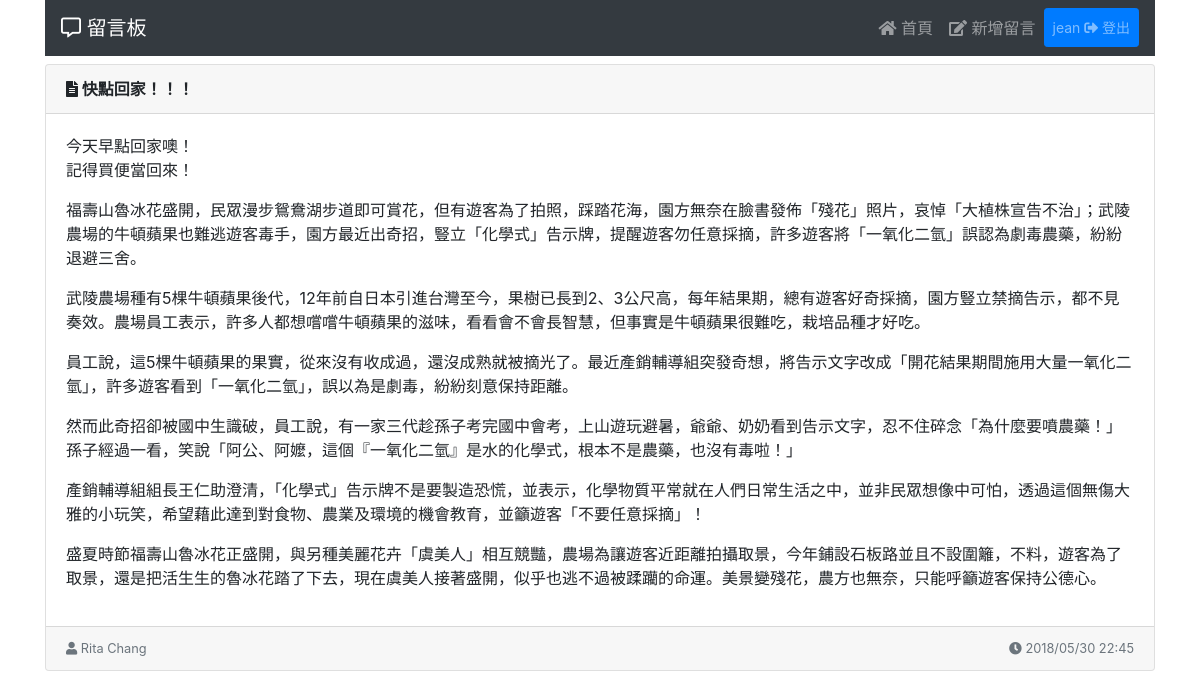
Page /message/10 (signed in) on the committed database.
### web/models.py (models this page shows, shortened)
class Message(models.Model):
        user = models.CharField(max_length=50, verbose_name='姓名')
        subject = models.CharField(max_length=200, verbose_name='主旨')
        content = models.TextField(verbose_name='內容')
        publication_date = models.DateTimeField(auto_now_add=True)

### web/views.py (the view)
# urls.py: path('<int:pk>', views.MessageDetailView.as_view()),
class MessageDetailView(generic.DetailView):
    model = Message

### templates/web/message_detail.html
{% extends "base.html" %}
{% block content %}
<div class="card mt-2">
  <div class="card-header">
    <div class="font-weight-bold"><i class="fas fa-file-alt"></i> {{ message.subject }}</div>
  </div>
  <div class="card-body">
    <div class="card-text">{{ message.content|linebreaks }}</div>
  </div>
  <div class="card-footer d-flex justify-content-between">
    <small class="text-muted"><i class="fas fa-user"></i> {{ message.user }}</small>
    <small class="text-muted"><i class="fas fa-clock"></i> {{ message.publication_date|date:"Y/m/d H:i" }}</small>
  </div>
</div>
{% endblock %}

### templates/navbar.html (shortened to what this page needs)
<nav class="navbar navbar-expand-sm navbar-dark bg-dark mb-2">
  <div class="navbar-brand"><i class="far fa-comment-alt"></i> 留言板</div>
  <div class="collapse navbar-collapse" id="navbarNav">
    <ul class="navbar-nav ml-auto">
      <li class="nav-item"><a href="/" class="nav-link"><i class="fas fa-home"></i> 首頁</a></li>
      <li class="nav-item"><a href="/message/create" class="nav-link"><i class="fas fa-edit"></i> 新增留言</a></li>
      {% if user.is_authenticated %}
      <li class="nav-item"><a href="/accounts/logout" class="nav-link btn btn-sm btn-primary">{{ user.username }} <i class="fas fa-sign-out-alt"></i> 登出</a></li>
      {% else %}
      <li class="nav-item"><a href="{% url 'login' %}" class="nav-link btn btn-sm btn-primary"><i class="fas fa-sign-in-alt"></i> 登入</a></li>
      {% endif %}
    </ul>
  </div>
</nav>

### rows in the picture
Message: subject "快點回家！！！", content "今天早點回家噢！ 記得買便當回來！ 福壽山魯冰花盛開，民眾漫步鴛鴦湖步道即可賞花，但有遊客為了拍照，踩踏花海，園方無奈在臉書發佈「殘花」照片，哀悼「大植株宣告不治」；武陵農場的牛頓蘋果也難逃遊客毒手，園方最近出奇招，豎立「化學式」告示牌，提醒遊客勿任意採摘，許多遊客將「一氧化二氫」誤認為劇毒農藥，紛紛退避三舍。 武陵農場種有5棵牛頓蘋果後代，12年前自日本引進台灣至今，果樹已長到2、3公尺高，每年結果期，總有遊客好奇採摘，園方豎立禁摘告示，都不見奏效。農場員工表示，許多人都想嚐嚐牛頓蘋果的滋味，看看會不會長智慧，但事實是牛頓蘋果很難吃，栽培品種才好吃。 員工說，這5棵牛頓蘋果的果實，從來沒有收成過，還沒成熟就被摘光了。最近產銷輔導組突發奇想，將告示文字改成「開花結果期間施用大量一氧化二氫」，許多遊客看到「一氧化二氫」，誤以為是劇毒，紛紛刻意保持距離。 然而此奇招卻被國中生識破，員工說，有一家三代趁孫子考完國中會考，上山遊玩避暑，爺爺、奶奶看到告示文字，忍不住碎念「為什麼要噴農藥！」孫子經過一看，笑說「阿公、阿嬤，這個『一氧化二氫』是水的化學式，根本不是農藥，也沒有毒啦！」 產銷輔導組組長王仁助澄清，「化學式」告示牌不是要製造恐慌，並表示，化學物質平常就在人們日常生活之中，並非民眾想像中可怕，透過這個無傷大雅的小玩笑，希望藉此達到對食物、農業及環境的機會教育，並籲遊客「不要任意採摘」！…", user "Rita Chang", publication_date "2018/05/30 22:45"

### other values in the picture
{{ user.username }} "jean"
